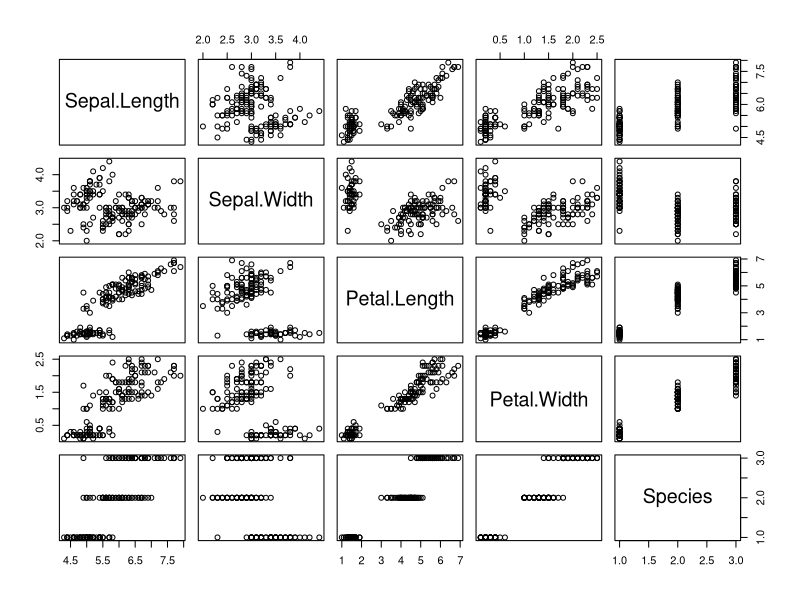
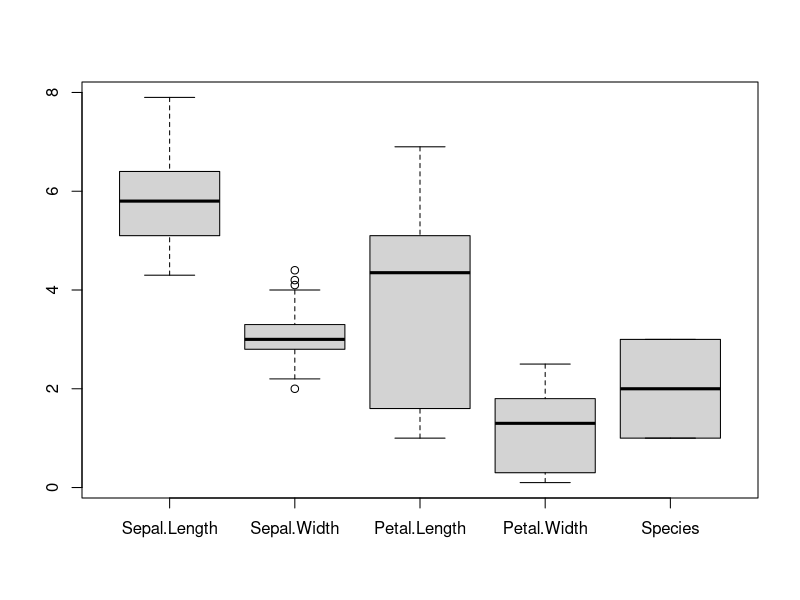

These charts were generated, in order, by the following R code:
## ---- chunk 1
knitr::opts_chunk$set(echo = TRUE)
## ---- chunk 2
A = matrix(1:6, nrow=3)
A
## ---- chunk 3
v = matrix(7:8, ncol=1)
v
## ---- chunk 4
R = A %*% v
R
## ---- chunk 5
B = matrix(1:4, nrow=2)
B
B_inverse = solve(B)
B_inverse
B%*%B_inverse
## ---- chunk 6
student = list(firstname='Joe',
               entrance_year=2018,
               honors=TRUE)
student
## ---- chunk 7
student$honors
student[['honors']]
student[[3]]
## ---- chunk 8
student['honors']
student[3]
## ---- chunk 9
View(iris)
names(iris)
head(iris)
tail(iris)
str(iris)
summary(iris)
pairs(iris)
boxplot(iris)
## ---- chunk 10
iris$Petal.Width
iris[['Petal.Width']]
iris[[4]]
iris[,'Petal.Width']
iris[,4]
## ---- chunk 11
iris[5:10, 'Petal.Width']
iris[5:10, 4]
## ---- chunk 12
iris[iris$Species == 'setosa', ]
## ---- chunk 13
iris_sepalwidth01 = iris
iris_sepalwidth01$sepalwidth01 = numeric(length(iris$Sepal.Width))
iris_sepalwidth01[iris$Sepal.Width > mean(iris$Sepal.Width), 'sepalwidth01'] = 1
iris_sepalwidth01
